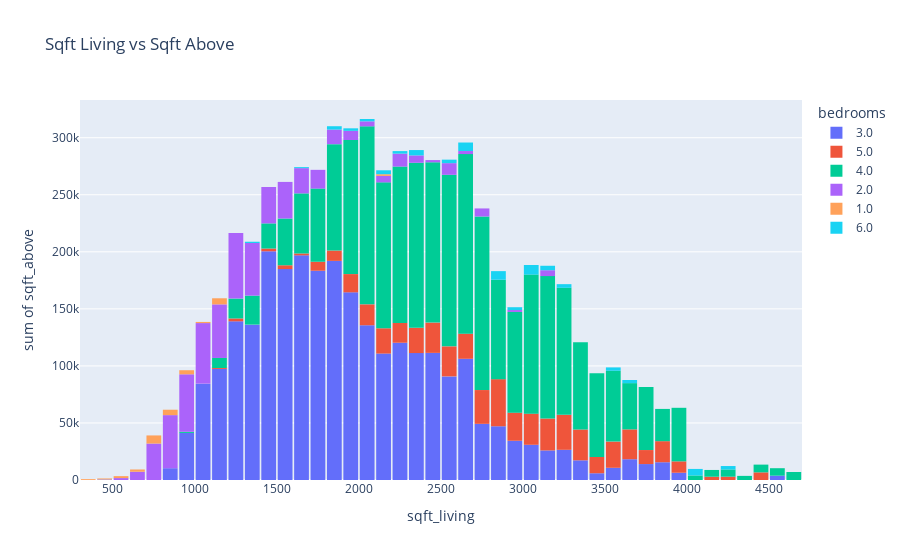

This figure's notebook cell:
### Code cell
plt.figure(figsize=(15, 6))
fig = px.histogram(housing_df, y="sqft_above", x='sqft_living', color="bedrooms", title='Sqft Living vs Sqft Above')  
fig.update_layout(bargap=0.1)
fig.show()

### Figure 1 — Plotly figure (JSON) as saved in the notebook; plotly's stock layout.template omitted (floating-point values rounded to 4 significant figures; data arrays with more than 128 entries replaced by an {"elided": "..."} marker saying what was removed)
{"data": [{"alignmentgroup": "True", "bingroup": "x", "histfunc": "sum", "hovertemplate": "bedrooms=3.0<br>sqft_living=%{x}<br>sum of sqft_above=%{y}<extra></extra>", "legendgroup": "3.0", "marker": {"color": "#636efa", "pattern": {"shape": ""}}, "name": "3.0", "offsetgroup": "3.0", "orientation": "v", "showlegend": true, "type": "histogram", "x": {"elided": "1741 int values"}, "xaxis": "x", "y": {"elided": "1741 int values"}, "yaxis": "y"}, {"alignmentgroup": "True", "bingroup": "x", "histfunc": "sum", "hovertemplate": "bedrooms=5.0<br>sqft_living=%{x}<br>sum of sqft_above=%{y}<extra></extra>", "legendgroup": "5.0", "marker": {"color": "#EF553B", "pattern": {"shape": ""}}, "name": "5.0", "offsetgroup": "5.0", "orientation": "v", "showlegend": true, "type": "histogram", "x": {"elided": "245 int values"}, "xaxis": "x", "y": {"elided": "245 int values"}, "yaxis": "y"}, {"alignmentgroup": "True", "bingroup": "x", "histfunc": "sum", "hovertemplate": "bedrooms=4.0<br>sqft_living=%{x}<br>sum of sqft_above=%{y}<extra></extra>", "legendgroup": "4.0", "marker": {"color": "#00cc96", "pattern": {"shape": ""}}, "name": "4.0", "offsetgroup": "4.0", "orientation": "v", "showlegend": true, "type": "histogram", "x": {"elided": "1209 int values"}, "xaxis": "x", "y": {"elided": "1209 int values"}, "yaxis": "y"}, {"alignmentgroup": "True", "bingroup": "x", "histfunc": "sum", "hovertemplate": "bedrooms=2.0<br>sqft_living=%{x}<br>sum of sqft_above=%{y}<extra></extra>", "legendgroup": "2.0", "marker": {"color": "#ab63fa", "pattern": {"shape": ""}}, "name": "2.0", "offsetgroup": "2.0", "orientation": "v", "showlegend": true, "type": "histogram", "x": {"elided": "475 int values"}, "xaxis": "x", "y": {"elided": "475 int values"}, "yaxis": "y"}, {"alignmentgroup": "True", "bingroup": "x", "histfunc": "sum", "hovertemplate": "bedrooms=1.0<br>sqft_living=%{x}<br>sum of sqft_above=%{y}<extra></extra>", "legendgroup": "1.0", "marker": {"color": "#FFA15A", "pattern": {"shape": ""}}, "name": "1.0", "offsetgroup": "1.0", "orientation": "v", "showlegend": true, "type": "histogram", "x": [810, 700, 1140, 810, 2140, 820, 960, 1170, 550, 430, 820, 750, 730, 560, 790, 650, 750, 620, 420, 960, 930, 720, 380, 800, 720, 930, 700, 1170, 1100, 1010, 370, 1150, 850, 730, 590, 720, 690], "xaxis": "x", "y": [810, 700, 1140, 810, 1470, 760, 960, 880, 550, 430, 820, 750, 730, 560, 790, 650, 550, 620, 420, 760, 930, 720, 380, 680, 720, 930, 700, 1070, 1100, 1010, 370, 1150, 850, 730, 590, 720, 690], "yaxis": "y"}, {"alignmentgroup": "True", "bingroup": "x", "histfunc": "sum", "hovertemplate": "bedrooms=6.0<br>sqft_living=%{x}<br>sum of sqft_above=%{y}<extra></extra>", "legendgroup": "6.0", "marker": {"color": "#19d3f3", "pattern": {"shape": ""}}, "name": "6.0", "offsetgroup": "6.0", "orientation": "v", "showlegend": true, "type": "histogram", "x": [2890, 2150, 1880, 2880, 2220, 2040, 2300, 2550, 2630, 1930, 4250, 3010, 1840, 3550, 1370, 2520, 1670, 2380, 2180, 2660, 2890, 2840, 3040, 1900, 3110, 3600, 3120, 2630, 4050, 3000, 4000, 2980, 2640, 3206, 3020], "xaxis": "x", "y": [2290, 1270, 1880, 2180, 2220, 2040, 2300, 1750, 1650, 1030, 3020, 2000, 1060, 2960, 1120, 1320, 900, 2380, 2180, 1550, 1630, 1420, 1890, 1200, 1810, 2740, 2090, 2510, 2620, 1500, 3080, 2480, 1760, 3206, 3020], "yaxis": "y"}], "layout": {"bargap": 0.1, "barmode": "relative", "legend": {"title": {"text": "bedrooms"}, "tracegroupgap": 0}, "title": {"text": "Sqft Living vs Sqft Above"}, "xaxis": {"anchor": "y", "domain": [0, 1], "title": {"text": "sqft_living"}}, "yaxis": {"anchor": "x", "domain": [0, 1], "title": {"text": "sum of sqft_above"}}}}
